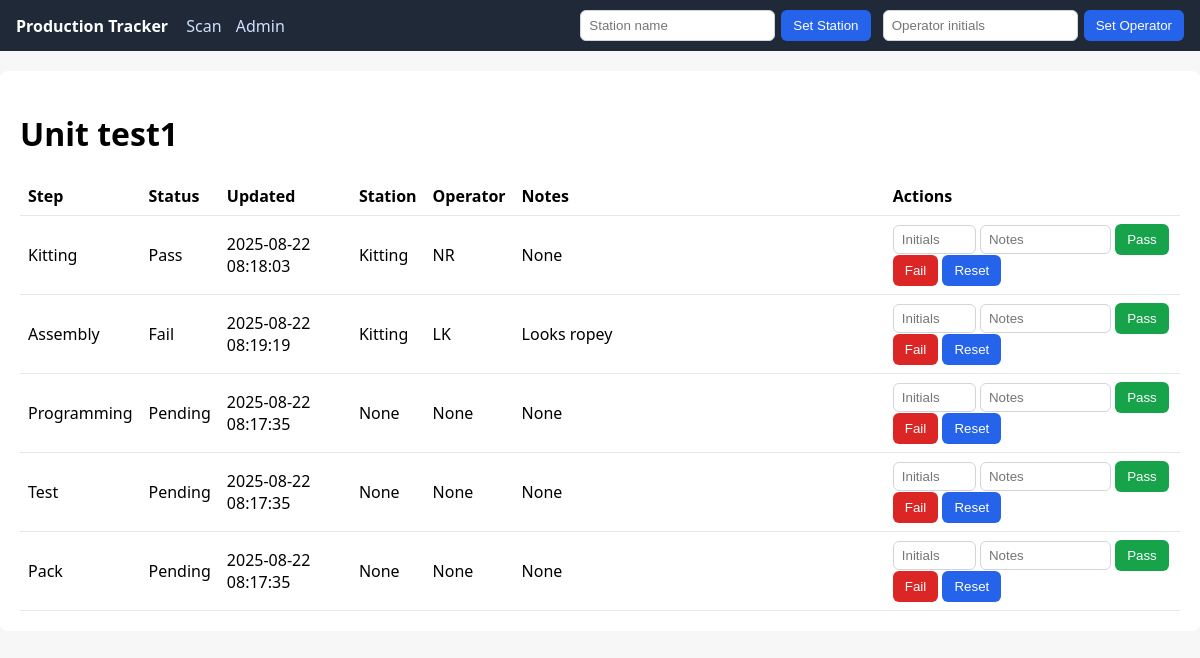
The app's page /units/test1 with its own data.
### app/models.py (models this page shows)
class Unit(db.Model):
    id = db.Column(db.Integer, primary_key=True)
    serial = db.Column(db.String(64), unique=True, nullable=False, index=True)
    meta_json = db.Column(db.Text, nullable=True)
    steps = db.relationship('UnitStep', back_populates='unit', cascade='all, delete-orphan')

class Step(db.Model):
    id = db.Column(db.Integer, primary_key=True)
    name = db.Column(db.String(64), nullable=False, unique=True)
    sequence = db.Column(db.Integer, nullable=False, index=True)
    active = db.Column(db.Boolean, nullable=False, default=True)
    unit_steps = db.relationship('UnitStep', back_populates='step', cascade='all, delete-orphan')

class UnitStep(db.Model):
    __table_args__ = (UniqueConstraint('unit_id', 'step_id', name='uix_unit_step'),)
    id = db.Column(db.Integer, primary_key=True)
    unit_id = db.Column(db.Integer, db.ForeignKey('unit.id'), nullable=False)
    step_id = db.Column(db.Integer, db.ForeignKey('step.id'), nullable=False)
    status = db.Column(db.String(16), default='pending', nullable=False)  # pending, pass, fail
    updated_at = db.Column(db.DateTime, default=datetime.utcnow, nullable=False)
    station = db.Column(db.String(64), nullable=True)
    operator = db.Column(db.String(64), nullable=True)
    notes = db.Column(db.Text, nullable=True)
    unit = db.relationship('Unit', back_populates='steps')
    step = db.relationship('Step', back_populates='unit_steps')

### app/views.py (the view, shortened to what this page needs)
@bp.route('/units/<serial>', methods=['GET', 'POST'])
def unit_detail(serial):
    unit = Unit.query.filter_by(serial=serial).first_or_404()
    steps = Step.query.filter_by(active=True).order_by(Step.sequence).all()
    ustates = {us.step_id: us for us in UnitStep.query.filter_by(unit_id=unit.id).all()}
    return render_template('unit_detail.html', unit=unit, steps=steps, ustates=ustates)

### app/views.py (called while the page is built)
@bp.app_template_filter('dt')
def format_dt(value):
    if not value:
        return ''
    return value.strftime('%Y-%m-%d %H:%M:%S')

### app/templates/unit_detail.html (shortened to what this page needs)
{% extends 'base.html' %}
{% block content %}
<h1>Unit {{ unit.serial }}</h1>
<table>
  <thead>
    <tr><th>Step</th><th>Status</th><th>Updated</th><th>Station</th><th>Operator</th><th>Notes</th><th>Actions</th></tr>
  </thead>
  <tbody>
    {% for s in steps %}
      {% set us = ustates.get(s.id) %}
      <tr>
        <td>{{ s.name }}</td>
        <td>{{ (us.status if us else 'pending')|capitalize }}</td>
        <td>{{ (us.updated_at|dt) if us else '' }}</td>
        <td>{{ us.station if us else '' }}</td>
        <td>{{ us.operator if us else '' }}</td>
        <td>{{ us.notes if us else '' }}</td>
        <td>
          <form method="post" action="{{ url_for('main.unit_detail', serial=unit.serial) }}">
            <input type="text" name="operator" placeholder="Initials" size="6" value="{{ request.cookies.get('operator', '') }}"/>
            <input type="text" name="notes" placeholder="Notes" size="12"/>
            <button name="status" value="pass" class="ok">Pass</button>
            <button name="status" value="fail" class="bad">Fail</button>
            <button name="status" value="pending">Reset</button>
          </form>
        </td>
      </tr>
    {% endfor %}
  </tbody>
</table>
{% endblock %}

### app/templates/base.html (shortened to what this page needs)
<!doctype html>
<html>
  <head>
    <link rel="stylesheet" href="{{ url_for('static', filename='styles.css') }}">
  </head>
  <body>
    <nav class="topbar">
      <div class="left">
        <a href="{{ url_for('main.index') }}" class="brand">Production Tracker</a>
        <a href="{{ url_for('main.scan') }}" class="navlink">Scan</a>
        <a href="{{ url_for('main.admin') }}" class="navlink">Admin</a>
      </div>
      <div class="right">
        <form action="{{ url_for('main.set_station') }}" method="post" class="inline">
          <input type="text" name="station" placeholder="Station name" value="{{ request.cookies.get('station','') }}" />
          <button type="submit">Set Station</button>
        </form>
        <form action="{{ url_for('main.set_operator') }}" method="post" class="inline" style="margin-left:8px">
          <input type="text" name="operator" placeholder="Operator initials" value="{{ request.cookies.get('operator', '') }}" />
          <button type="submit">Set Operator</button>
        </form>
      </div>
    </nav>
    <main class="container">
      {% block content %}{% endblock %}
    </main>
  </body>
</html>

### app/static/styles.css (style rules this page uses)
body { font-family: system-ui, -apple-system, Segoe UI, Roboto, Arial, sans-serif; margin: 0; background: #f7f7f7; }
.container { max-width: 1400px; margin: 20px auto; background: #fff; padding: 20px; border-radius: 8px; }
.topbar { display: flex; justify-content: space-between; align-items: center; padding: 10px 16px; background:#1f2937; color:#fff; }
.topbar .brand { font-weight: 700; color:#fff; text-decoration:none; margin-right: 14px; }
.topbar .navlink { color:#cfe0ff; text-decoration:none; margin-right: 10px; }
.topbar .inline { display:inline-flex; gap: 6px; }
.inline input[type="text"] { padding:6px 8px; border:1px solid #d1d5db; border-radius:6px; }
table { width:100%; border-collapse: collapse; }
th, td { padding:8px; border-bottom:1px solid #e5e7eb; text-align:left; }
.button, button { background:#2563eb; color:#fff; border:none; padding:8px 12px; border-radius:6px; cursor:pointer; }
button.ok { background:#16a34a; }
button.bad { background:#dc2626; }
input[type="text"] { padding:6px 8px; border:1px solid #d1d5db; border-radius:6px; }
table { table-layout: auto; }
td:nth-child(6), th:nth-child(6) { width: 32%; }

### records on screen
Unit: serial "test1"
Step: name "Kitting"
UnitStep: status "Pass", updated_at "2025-08-22 08:18:03", station "Kitting", operator "NR", notes "None"
Step: name "Assembly"
UnitStep: status "Fail", updated_at "2025-08-22 08:19:19", station "Kitting", operator "LK", notes "Looks ropey"
Step: name "Programming"
UnitStep: status "Pending", updated_at "2025-08-22 08:17:35", station "None", operator "None", notes "None"
Step: name "Test"
UnitStep: status "Pending", updated_at "2025-08-22 08:17:35", station "None", operator "None", notes "None"
Step: name "Pack"
UnitStep: status "Pending", updated_at "2025-08-22 08:17:35", station "None", operator "None", notes "None"
